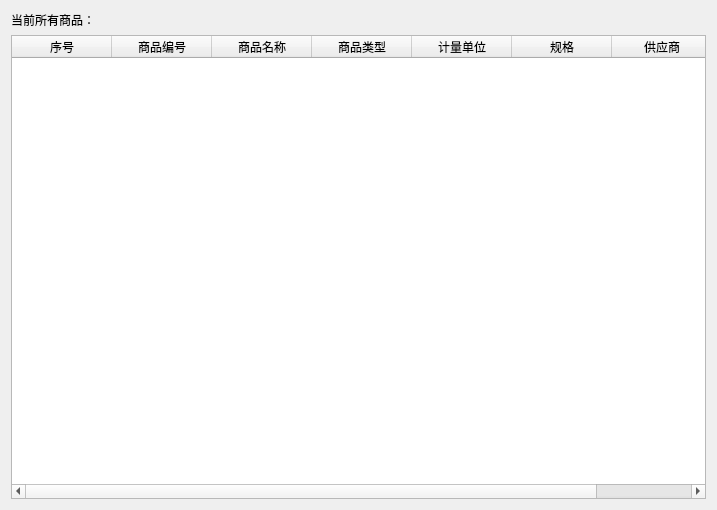
<?xml version="1.0" encoding="UTF-8"?>
<ui version="4.0">
 <class>add_commodity</class>
 <widget class="QWidget" name="add_commodity">
  <property name="geometry">
   <rect>
    <x>0</x>
    <y>0</y>
    <width>717</width>
    <height>510</height>
   </rect>
  </property>
  <property name="windowTitle">
   <string>Form</string>
  </property>
  <layout class="QVBoxLayout" name="verticalLayout">
   <item>
    <widget class="QLabel" name="label">
     <property name="text">
      <string>当前所有商品：</string>
     </property>
    </widget>
   </item>
   <item>
    <widget class="QTableWidget" name="tableWidget">
     <property name="editTriggers">
      <set>QAbstractItemView::DoubleClicked|QAbstractItemView::SelectedClicked</set>
     </property>
     <property name="selectionMode">
      <enum>QAbstractItemView::SingleSelection</enum>
     </property>
     <property name="selectionBehavior">
      <enum>QAbstractItemView::SelectRows</enum>
     </property>
     <attribute name="horizontalHeaderStretchLastSection">
      <bool>true</bool>
     </attribute>
     <attribute name="verticalHeaderVisible">
      <bool>false</bool>
     </attribute>
     <column>
      <property name="text">
       <string>序号</string>
      </property>
     </column>
     <column>
      <property name="text">
       <string>商品编号</string>
      </property>
     </column>
     <column>
      <property name="text">
       <string>商品名称</string>
      </property>
     </column>
     <column>
      <property name="text">
       <string>商品类型</string>
      </property>
     </column>
     <column>
      <property name="text">
       <string>计量单位</string>
      </property>
     </column>
     <column>
      <property name="text">
       <string>规格</string>
      </property>
     </column>
     <column>
      <property name="text">
       <string>供应商</string>
      </property>
     </column>
    </widget>
   </item>
  </layout>
 </widget>
 <resources/>
 <connections/>
</ui>
